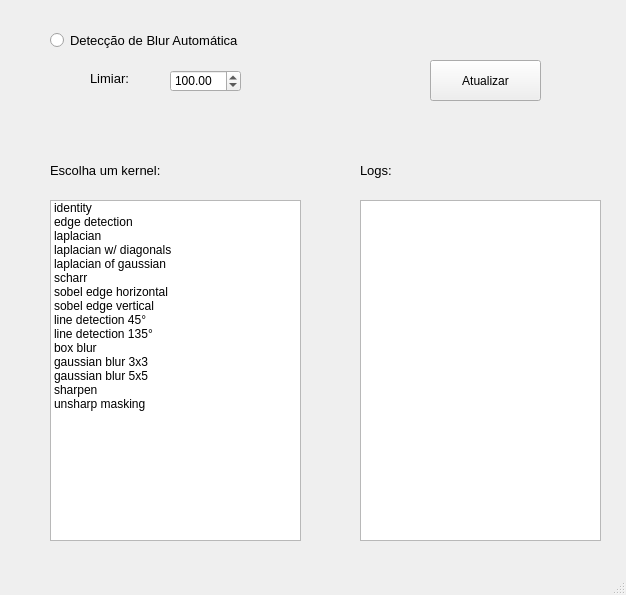
<?xml version="1.0" encoding="UTF-8"?>
<ui version="4.0">
 <class>MainWindow</class>
 <widget class="QMainWindow" name="MainWindow">
  <property name="geometry">
   <rect>
    <x>0</x>
    <y>0</y>
    <width>626</width>
    <height>595</height>
   </rect>
  </property>
  <property name="windowTitle">
   <string>MainWindow</string>
  </property>
  <widget class="QWidget" name="centralwidget">
   <widget class="QLabel" name="label_2">
    <property name="geometry">
     <rect>
      <x>90</x>
      <y>70</y>
      <width>55</width>
      <height>16</height>
     </rect>
    </property>
    <property name="font">
     <font>
      <pointsize>10</pointsize>
     </font>
    </property>
    <property name="text">
     <string>Limiar:</string>
    </property>
   </widget>
   <widget class="QListWidget" name="listaKernels">
    <property name="enabled">
     <bool>true</bool>
    </property>
    <property name="geometry">
     <rect>
      <x>50</x>
      <y>200</y>
      <width>251</width>
      <height>341</height>
     </rect>
    </property>
    <property name="autoFillBackground">
     <bool>false</bool>
    </property>
    <item>
     <property name="text">
      <string extracomment="oi">identity</string>
     </property>
    </item>
    <item>
     <property name="text">
      <string>edge detection</string>
     </property>
    </item>
    <item>
     <property name="text">
      <string>laplacian</string>
     </property>
    </item>
    <item>
     <property name="text">
      <string>laplacian w/ diagonals</string>
     </property>
    </item>
    <item>
     <property name="text">
      <string>laplacian of gaussian</string>
     </property>
    </item>
    <item>
     <property name="text">
      <string>scharr</string>
     </property>
    </item>
    <item>
     <property name="text">
      <string>sobel edge horizontal</string>
     </property>
    </item>
    <item>
     <property name="text">
      <string>sobel edge vertical</string>
     </property>
    </item>
    <item>
     <property name="text">
      <string>line detection 45°</string>
     </property>
    </item>
    <item>
     <property name="text">
      <string>line detection 135°</string>
     </property>
    </item>
    <item>
     <property name="text">
      <string>box blur</string>
     </property>
    </item>
    <item>
     <property name="text">
      <string>gaussian blur 3x3</string>
     </property>
    </item>
    <item>
     <property name="text">
      <string>gaussian blur 5x5</string>
     </property>
    </item>
    <item>
     <property name="text">
      <string>sharpen</string>
     </property>
    </item>
    <item>
     <property name="text">
      <string>unsharp masking</string>
     </property>
    </item>
   </widget>
   <widget class="QDoubleSpinBox" name="limiarBox">
    <property name="geometry">
     <rect>
      <x>170</x>
      <y>70</y>
      <width>71</width>
      <height>22</height>
     </rect>
    </property>
    <property name="decimals">
     <number>2</number>
    </property>
    <property name="maximum">
     <double>254.990000000000009</double>
    </property>
    <property name="value">
     <double>100.000000000000000</double>
    </property>
   </widget>
   <widget class="QLabel" name="label_3">
    <property name="geometry">
     <rect>
      <x>50</x>
      <y>160</y>
      <width>141</width>
      <height>20</height>
     </rect>
    </property>
    <property name="font">
     <font>
      <pointsize>10</pointsize>
     </font>
    </property>
    <property name="text">
     <string>Escolha um kernel:</string>
    </property>
   </widget>
   <widget class="QRadioButton" name="blurButton">
    <property name="geometry">
     <rect>
      <x>50</x>
      <y>30</y>
      <width>241</width>
      <height>20</height>
     </rect>
    </property>
    <property name="font">
     <font>
      <pointsize>10</pointsize>
     </font>
    </property>
    <property name="text">
     <string>Detecção de Blur Automática</string>
    </property>
   </widget>
   <widget class="QPushButton" name="verFrame">
    <property name="geometry">
     <rect>
      <x>430</x>
      <y>60</y>
      <width>111</width>
      <height>41</height>
     </rect>
    </property>
    <property name="text">
     <string>Atualizar</string>
    </property>
   </widget>
   <widget class="QTextEdit" name="textEdit">
    <property name="geometry">
     <rect>
      <x>360</x>
      <y>200</y>
      <width>241</width>
      <height>341</height>
     </rect>
    </property>
   </widget>
   <widget class="QLabel" name="label_4">
    <property name="geometry">
     <rect>
      <x>360</x>
      <y>160</y>
      <width>141</width>
      <height>20</height>
     </rect>
    </property>
    <property name="font">
     <font>
      <pointsize>10</pointsize>
     </font>
    </property>
    <property name="text">
     <string>Logs:</string>
    </property>
   </widget>
  </widget>
  <widget class="QStatusBar" name="statusbar"/>
 </widget>
 <resources/>
 <connections/>
</ui>
